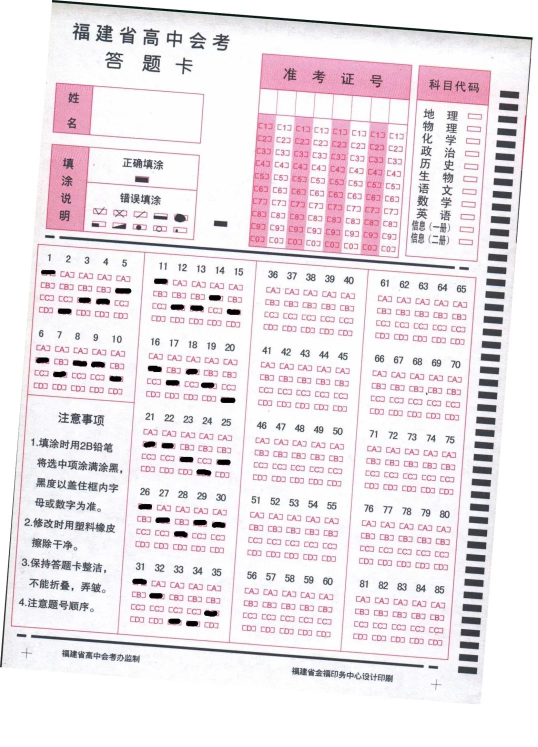
#> input picture DataSets/answer_card/1.png, 1076 x 1494 px (shown at 1/2 size)
$ python answer_card_process.py   (older library calls are emulated)
#> lines starting #> are read from the running program, lines starting #| are printed output that depends on the picture; after the words box and inside, x2 and y2 are one past the last pixel; in counts of white or black regions, pixels touching at a corner belong together
import os
import sys

import cv2
import numpy as np


def imread_zh(path: str, flags: int = cv2.IMREAD_COLOR):
    """
    Windows 下对中文路径更稳的读取方式：
    用 numpy.fromfile 读取字节，再用 cv2.imdecode 解码。
    """
    try:
        data = np.fromfile(path, dtype=np.uint8)
        if data.size == 0:
            return None
        return cv2.imdecode(data, flags)
    except Exception:
        return None


def imwrite_zh(path: str, img: np.ndarray) -> bool:
    """
    Windows 下对中文文件名更稳的保存方式：
    用 cv2.imencode 编码，再用 ndarray.tofile 写入。
    """
    try:
        ext = os.path.splitext(path)[1]
        if not ext:
            ext = ".jpg"
            path = path + ext
        ok, buf = cv2.imencode(ext, img)
        if not ok:
            return False
        buf.tofile(path)
        return True
    except Exception:
        return False


def _ensure_result_dir(result_dir: str) -> str:
    os.makedirs(result_dir, exist_ok=True)
    return result_dir


def _pick_input_image(user_path: str | None, repo_root: str) -> str:
    if user_path:
        return user_path

    # 优先兼容仓库根目录/数据集的默认文件名
    candidates = [
        os.path.join(repo_root, "answer_card.jpg"),
        os.path.join(repo_root, "DataSets", "answer_card", "answer_card.jpg"),
        os.path.join(repo_root, "DataSets", "answer_card", "1.png"),
    ]
    for p in candidates:
        if os.path.exists(p):
            return p
    return candidates[-1]


def basic_operation(img_path: str, result_dir: str):
    """
    模块1：图像IO、属性分析、几何变换、色彩转换
    返回：img（原始图像）、img_cropped（裁剪后核心区域）、img_gray（灰度图）、img_hsv_h（HSV的H通道）
    """
    img = imread_zh(img_path, cv2.IMREAD_COLOR)
    if img is None:
        print("错误：无法读取答题卡图像，请检查文件路径或文件完整性！")
        print("img_path =", os.path.abspath(img_path))
        return None, None, None, None


    # 1.2 属性分析
    h, w, c = img.shape
    dtype = img.dtype
    print(f"答题卡图像属性 - 宽：{w}px，高：{h}px，通道数：{c}，数据类型：{dtype}")

    # 1.3.1 缩放 70%
    scale = 1.1
    new_w, new_h = int(w * scale), int(h * scale)
    img_resized = cv2.resize(img, (new_w, new_h), interpolation=cv2.INTER_AREA)
    imwrite_zh(os.path.join(result_dir, "02-缩放后答题卡.jpg"), img_resized)


    h_r, w_r = img_resized.shape[:2]
    center = (w_r / 2.0, h_r / 2.0)

    # 手动旋转矫正角度（单位：度）
    # OpenCV：正角度=逆时针；负角度=顺时针
    # 你只需要改下面这一行数值来反复测试效果
    deskew_angle = 4.3

    rot_matrix = cv2.getRotationMatrix2D(center, deskew_angle, 1.0)

    cos = abs(rot_matrix[0, 0])
    sin = abs(rot_matrix[0, 1])
    new_w_r = int(h_r * sin + w_r * cos)
    new_h_r = int(h_r * cos + w_r * sin)
    rot_matrix[0, 2] += (new_w_r / 2.0) - center[0]
    rot_matrix[1, 2] += (new_h_r / 2.0) - center[1]

    img_rotated = cv2.warpAffine(
        img_resized,
        rot_matrix,
        (new_w_r, new_h_r),
        flags=cv2.INTER_LINEAR,
        borderMode=cv2.BORDER_CONSTANT,
        borderValue=(255, 255, 255),
    )
    imwrite_zh(os.path.join(result_dir, "03-旋转矫正后.jpg"), img_rotated)

    # 1.3.3 裁剪核心区域（根据分隔线/条码区域自适应定位）
    h_rr, w_rr = img_rotated.shape[:2]
    gray_rr = cv2.cvtColor(img_rotated, cv2.COLOR_BGR2GRAY)
    dark = (gray_rr < 90).astype(np.uint8)  # 黑线/涂黑选项/条码等

    row_sum = dark.sum(axis=1)
    col_sum = dark.sum(axis=0)

    # 1) 用“上半部分的粗横线”作为答题区起始（排除顶部抬头/准考证号等）
    y0, y1 = int(h_rr * 0.12), int(h_rr * 0.55)
    if y1 <= y0:
        y0, y1 = 0, h_rr
    y_sep = int(np.argmax(row_sum[y0:y1]) + y0)
    crop_h_start = min(max(y_sep + 8, 0), h_rr - 1)

    # 2) 右侧条码列通常“极黑且很高”，据此裁掉右边条码区域
    x0 = int(w_rr * 0.65)
    if x0 >= w_rr:
        x0 = 0
    barcode_cols = np.where(col_sum[x0:] > (h_rr * 0.35))[0]
    if barcode_cols.size > 0:
        crop_w_end = int(x0 + barcode_cols[0] - 8)
    else:
        crop_w_end = int(w_rr * 0.92)

    # 3) 左/下边界用内容的外接范围做收紧
    content_cols = np.where(col_sum > (h_rr * 0.02))[0]
    crop_w_start = int(max(content_cols[0] - 8, 0)) if content_cols.size > 0 else int(w_rr * 0.03)

    content_rows = np.where(row_sum > (w_rr * 0.02))[0]
    crop_h_end = int(min(content_rows[-1] + 8, h_rr)) if content_rows.size > 0 else int(h_rr * 0.95)

    # 4) 兜底与安全夹取
    crop_w_start = int(np.clip(crop_w_start, 0, w_rr - 2))
    crop_w_end = int(np.clip(crop_w_end, crop_w_start + 1, w_rr))
    crop_h_start = int(np.clip(crop_h_start, 0, h_rr - 2))
    crop_h_end = int(np.clip(crop_h_end, crop_h_start + 1, h_rr))

    img_cropped = img_rotated[crop_h_start:crop_h_end, crop_w_start:crop_w_end]
    imwrite_zh(os.path.join(result_dir, "04-裁剪后核心区域.jpg"), img_cropped)

    # 1.4 色彩空间转换
    img_gray = cv2.cvtColor(img_cropped, cv2.COLOR_BGR2GRAY)
    imwrite_zh(os.path.join(result_dir, "05-灰度答题卡.jpg"), img_gray)

    img_hsv = cv2.cvtColor(img_cropped, cv2.COLOR_BGR2HSV)
    img_hsv_h = img_hsv[:, :, 0]
    imwrite_zh(os.path.join(result_dir, "06-HSV_H通道.jpg"), img_hsv_h)

    return img, img_cropped, img_gray, img_hsv_h


def image_processing(img_gray: np.ndarray, result_dir: str):
    """
    模块2：滤波、阈值、形态学、边缘检测
    返回：img_gaussian、img_bilateral、img_adaptive、img_canny
    """
    img_gaussian = cv2.GaussianBlur(img_gray, (5, 5), 1.2)
    imwrite_zh(os.path.join(result_dir, "07-高斯滤波降噪.jpg"), img_gaussian)

    img_median = cv2.medianBlur(img_gray, 5)
    imwrite_zh(os.path.join(result_dir, "08-中值滤波降噪.jpg"), img_median)

    img_bilateral = cv2.bilateralFilter(img_gray, 9, 75, 75)
    imwrite_zh(os.path.join(result_dir, "09-双边滤波降噪.jpg"), img_bilateral)

    _, img_thresh = cv2.threshold(img_gaussian, 127, 255, cv2.THRESH_BINARY)
    imwrite_zh(os.path.join(result_dir, "10-全局二值化.jpg"), img_thresh)

    img_adaptive = cv2.adaptiveThreshold(
        img_gaussian,
        255,
        cv2.ADAPTIVE_THRESH_GAUSSIAN_C,
        cv2.THRESH_BINARY,
        11,
        2,
    )
    imwrite_zh(os.path.join(result_dir, "11-自适应阈值.jpg"), img_adaptive)

    kernel = np.ones((3, 3), np.uint8)

    img_erode = cv2.erode(img_adaptive, kernel, iterations=1)
    imwrite_zh(os.path.join(result_dir, "12-腐蚀处理.jpg"), img_erode)

    img_dilate = cv2.dilate(img_adaptive, kernel, iterations=1)
    imwrite_zh(os.path.join(result_dir, "13-膨胀处理.jpg"), img_dilate)

    img_open = cv2.morphologyEx(img_adaptive, cv2.MORPH_OPEN, kernel)
    imwrite_zh(os.path.join(result_dir, "14-开运算处理.jpg"), img_open)

    img_close = cv2.morphologyEx(img_adaptive, cv2.MORPH_CLOSE, kernel)
    imwrite_zh(os.path.join(result_dir, "15-闭运算处理.jpg"), img_close)

    img_canny = cv2.Canny(img_gaussian, 80, 180)
    imwrite_zh(os.path.join(result_dir, "16-Canny边缘检测.jpg"), img_canny)

    img_sobel_x = cv2.Sobel(img_gaussian, cv2.CV_64F, 1, 0, ksize=3)
    img_sobel_x = cv2.convertScaleAbs(img_sobel_x)
    imwrite_zh(os.path.join(result_dir, "17-Sobel_X边缘.jpg"), img_sobel_x)

    img_laplacian = cv2.Laplacian(img_gaussian, cv2.CV_64F, ksize=3)
    img_laplacian = cv2.convertScaleAbs(img_laplacian)
    imwrite_zh(os.path.join(result_dir, "18-Laplacian边缘.jpg"), img_laplacian)

    return img_gaussian, img_bilateral, img_adaptive, img_canny


def _gen_answer_layout_85() -> list[dict]:
    """
    你只识别“这一张答题卡”，所以把布局参数全写死在这里，方便你直接改数值调参。

    返回 list，每一项是：
      {"q": 题号int, "opts": {"A":(x,y,w,h),"B":...,"C":...,"D":...}}

    重要：这些坐标是以 `img_cropped`（04-裁剪后核心区域）为坐标系。
    你第一次运行后，建议打开 `answer_card_result/21-答案框叠加.jpg` 看框位是否对齐。
    """
    # ===================== 你主要改这里（写死参数） =====================
    # 单个小方框尺寸（以 `04-裁剪后核心区域` 的像素为准）
    bubble_w = 28
    bubble_h = 10

    # 你给的“每行A框顶边y”（从上到下）
    row_a_y = [68, 232, 398, 563, 729]

    # 你给的“每5题组左边线x”（从左到右，对应 1-10 / 11-35 / 36-60 / 61-85 四列题块）
    block_left_x = [36, 283, 530, 776]

    # 同一组内 5 个题（1->2->3->4->5）的水平步长
    q_dx = 41

    # 你给的 block_left_x 若已是“第1题A框左边线”，这里应为 0；
    # 若以后你给的是“题块左边线”，再把它改成对应偏移即可。
    inner_dx = 0

    # 同一题 A/B/C/D 竖排的垂直步长
    opt_dy = 28
    # ================================================================

    def add_block_rows(start_q: int, block_x: int, rows_y: list[int], layout: list[dict]):
        for r, y_a in enumerate(rows_y):
            for c in range(5):
                q = start_q + r * 5 + c
                x_a = int(block_x + inner_dx + c * q_dx)
                y_a = int(y_a)
                opts = {
                    "A": (x_a, y_a + 0 * opt_dy, bubble_w, bubble_h),
                    "B": (x_a, y_a + 1 * opt_dy, bubble_w, bubble_h),
                    "C": (x_a, y_a + 2 * opt_dy, bubble_w, bubble_h),
                    "D": (x_a, y_a + 3 * opt_dy, bubble_w, bubble_h),
                }
                layout.append({"q": q, "opts": opts})

    layout: list[dict] = []
    # 左起第1列只包含 1-10（两行）
    add_block_rows(1, block_left_x[0], row_a_y[:2], layout)
    # 其余三列各 5 行
    add_block_rows(11, block_left_x[1], row_a_y, layout)
    add_block_rows(36, block_left_x[2], row_a_y, layout)
    add_block_rows(61, block_left_x[3], row_a_y, layout)
    return layout


def extract_answers_85(
    img_cropped_bgr: np.ndarray,
    img_bilateral_gray: np.ndarray,
    result_dir: str,
):

    # ===================== 识别参数 =====================
    bin_thresh = 165     # 二值化阈值（越大越“容易判黑”）
    morph_k = 3          # 形态学核大小
    morph_iter = 1       # 形态学迭代次数
    min_fill_ratio = 0.18  # 最低填涂占比，低于则判空
    # ================================================================

    _, bw = cv2.threshold(img_bilateral_gray, bin_thresh, 255, cv2.THRESH_BINARY_INV)
    kernel = np.ones((morph_k, morph_k), np.uint8)
    bw = cv2.morphologyEx(bw, cv2.MORPH_OPEN, kernel, iterations=morph_iter)
    bw = cv2.morphologyEx(bw, cv2.MORPH_CLOSE, kernel, iterations=morph_iter)
    imwrite_zh(os.path.join(result_dir, "21-答题卡二值_涂黑为白.jpg"), bw)

    layout = _gen_answer_layout_85()

    vis = img_cropped_bgr.copy()
    answers: dict[int, str] = {}
    scores_debug: dict[int, dict[str, float]] = {}

    h_img, w_img = bw.shape[:2]

    # 可视化开关：
    # - 你现在希望第22张“框出所有选项填涂小区域”，所以默认打开框
    # - 若你之后还想看“5题组基准线”，把下面两个开关改一下即可
    VIS_DRAW_ALL_BUBBLES = True
    VIS_DRAW_GROUP_GUIDES = False

    if VIS_DRAW_GROUP_GUIDES:
        # 第22张：只绘制每个“5题组”的上边线和左边线（L形标线），用于校验你给的基准线是否正确
        guide_row_a_y = [68, 232, 398, 563, 729]
        guide_block_left_x = [36, 283, 530, 776]
        guide_rows_by_block = [
            guide_row_a_y[:2],  # 第1列只有 1-10（两行），中间是注意事项
            guide_row_a_y,
            guide_row_a_y,
            guide_row_a_y,
        ]
        for bi, bx in enumerate(guide_block_left_x):
            rows = guide_rows_by_block[bi]
            for ri, y in enumerate(rows):
                # 组宽：用相邻题块左边线推；最后一列用图像边界兜底
                if bi + 1 < len(guide_block_left_x):
                    gw = int(guide_block_left_x[bi + 1] - bx)
                else:
                    gw = int(w_img - bx - 3)
                # 组高：用相邻行y推；最后一行用图像边界兜底
                if ri + 1 < len(rows):
                    gh = int(rows[ri + 1] - y)
                else:
                    gh = int(h_img - y - 3)
                gw = int(np.clip(gw, 10, w_img - bx - 1))
                gh = int(np.clip(gh, 10, h_img - y - 1))

                p0 = (int(bx), int(y))
                p1 = (int(bx + gw), int(y))
                p2 = (int(bx), int(y + gh))
                cv2.line(vis, p0, p1, (0, 0, 255), 2)  # 上边线
                cv2.line(vis, p0, p2, (0, 0, 255), 2)  # 左边线

    for item in layout:
        q = int(item["q"])
        opts: dict[str, tuple[int, int, int, int]] = item["opts"]

        best_opt = ""
        best_score = -1.0
        per_opt: dict[str, float] = {}

        for opt, (x, y, w, h) in opts.items():
            # 安全裁剪，避免坐标调参时越界直接崩
            x1 = int(np.clip(x, 0, w_img - 1))
            y1 = int(np.clip(y, 0, h_img - 1))
            x2 = int(np.clip(x + w, x1 + 1, w_img))
            y2 = int(np.clip(y + h, y1 + 1, h_img))
            roi = bw[y1:y2, x1:x2]
            # 覆盖率（涂黑为白=255）
            score = float((roi > 0).mean())

            per_opt[opt] = score
            if score > best_score:
                best_score = score
                best_opt = opt

        chosen = best_opt if best_score >= min_fill_ratio else ""

        answers[q] = chosen
        scores_debug[q] = per_opt

        if VIS_DRAW_ALL_BUBBLES:
            # 可视化：画框 + 标注得分最高的选项
            for opt, (x, y, w, h) in opts.items():
                color = (0, 255, 0) if opt == chosen and chosen != "" else (80, 80, 255)
                cv2.rectangle(vis, (x, y), (x + w, y + h), color, 1)
            # 题号标注在A框左上方
            xa, ya, _, _ = opts["A"]
            cv2.putText(
                vis,
                str(q),
                (xa, max(ya - 6, 0)),
                cv2.FONT_HERSHEY_SIMPLEX,
                0.55,
                (0, 0, 255),
                2,
            )

    imwrite_zh(os.path.join(result_dir, "22-答案框叠加.jpg"), vis)

    # 输出（按题号排序）
    print("=" * 50)
    print("识别结果（85题）：")
    line = []
    for q in range(1, 86):
        ans = answers.get(q, "")
        token = f"{q}:{ans if ans else '_'}"
        line.append(token)
        if len(line) >= 20:
            print("  " + "  ".join(line))
            line = []
    if line:
        print("  " + "  ".join(line))
    print("=" * 50)

    # 需要你调参时，可以把每题每选项得分打印出来（默认不打印，太吵）
    # for q in range(1, 86):
    #     print(q, scores_debug.get(q, {}))


def main():
    script_dir = os.path.dirname(os.path.abspath(__file__))
    repo_root = os.path.abspath(os.path.join(script_dir, os.pardir))
    result_dir = _ensure_result_dir(os.path.join(script_dir, "answer_card_result"))

    user_img_path = sys.argv[1] if len(sys.argv) >= 2 else None
    img_path = _pick_input_image(user_img_path, repo_root=repo_root)

    print("img_path =", os.path.abspath(img_path))
    print("result_dir =", os.path.abspath(result_dir))

    img, img_cropped, img_gray, _ = basic_operation(img_path, result_dir)
#> in imread_zh, returned value is the input picture: shape (1494, 1076, 3); mean B, G, R 232.8, 228.2, 236.4
#| 答题卡图像属性 - 宽：1076px，高：1494px，通道数：3，数据类型：uint8
#> in basic_operation, `gray_rr = cv2.cvtColor(img_rotated, cv2.COLOR_BGR2GRAY)`:
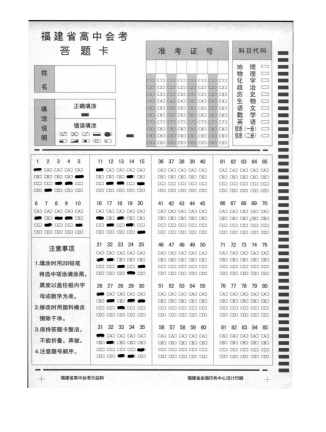
#> gray_rr: shape (1727, 1302) (shown at 1/4 size); min 0, max 255, mean 234.3
#> in basic_operation, `dark = (gray_rr < 90).astype(np.uint8)`:
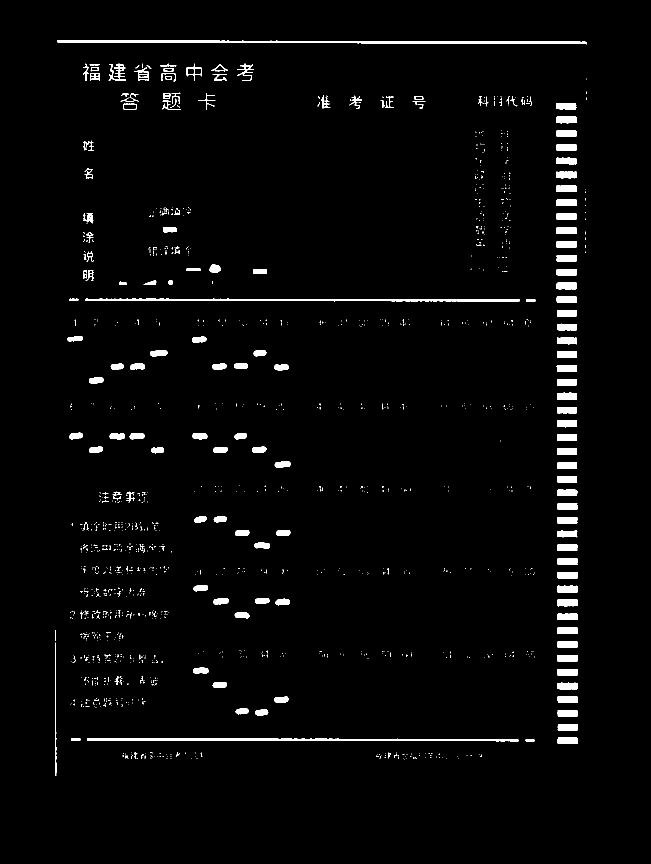
#> dark: shape (1727, 1302) (shown at 1/2 size); values 0 (black) and 1 (white), 2.6% white; 1321 white regions (1155 under 20 px), largest, box (x1, y1, x2, y2) and area: (114, 80, 1173, 89) 4470, (170, 597, 1040, 603) 3462, (174, 1477, 1038, 1483) 3452
#> in basic_operation, `row_sum = dark.sum(axis=1)`: row_sum = 1727 values, max 1058 at index 84, min 0 at index 0, mean 33.36
#> in basic_operation, `col_sum = dark.sum(axis=0)`: col_sum = 1302 values, max 623 at index 1150, min 0 at index 0, mean 44.25
#> in basic_operation, `y_sep = int(np.argmax(row_sum[y0:y1]) + y0)`: y_sep = 599
#> in basic_operation, `crop_h_start = min(max(y_sep + 8, 0), h_rr - 1)`: crop_h_start = 607
#> in basic_operation, `barcode_cols = np.where(col_sum[x0:] > (h_rr * 0.35))[0]`: barcode_cols = 36 values from 270 to 305
#> in basic_operation, `crop_w_end = int(x0 + barcode_cols[0] - 8)`: crop_w_end = 1108
#> in basic_operation, `content_cols = np.where(col_sum > (h_rr * 0.02))[0]`: content_cols = 389 values from 110 to 1171
#> in basic_operation, `crop_w_start = int(max(content_cols[0] - 8, 0)) if content_cols.size >..`: crop_w_start = 102
#> in basic_operation, `content_rows = np.where(row_sum > (w_rr * 0.02))[0]`: content_rows = 718 values from 81 to 1514
#> in basic_operation, `crop_h_end = int(min(content_rows[-1] + 8, h_rr)) if content_rows.size..`: crop_h_end = 1522
#> in basic_operation, `img_hsv_h = img_hsv[:, :, 0]`:
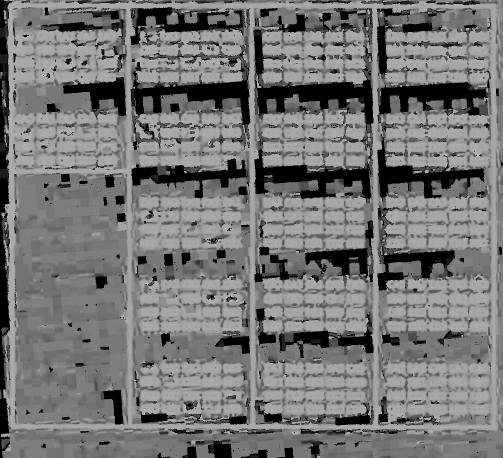
#> img_hsv_h: shape (915, 1006) (shown at 1/2 size); min 0, max 179, mean 117.3
    if img is None:
        sys.exit(1)

    _, img_bilateral, _, _ = image_processing(img_gray, result_dir)
#> in image_processing, `img_laplacian = cv2.Laplacian(img_gaussian, cv2.CV_64F, ksize=3)`:
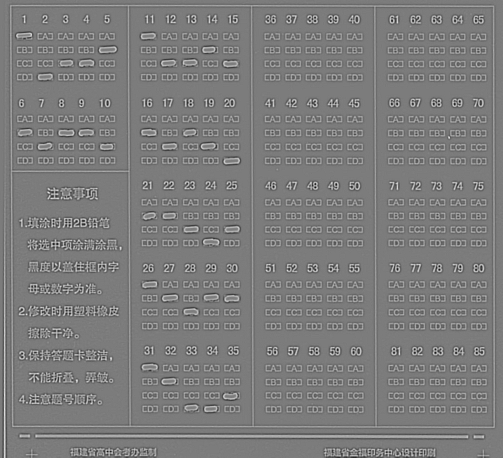
#> img_laplacian: shape (915, 1006) float64 (shown at 1/2 size); min -218, max 230, mean 0; drawn with min black and max white

    extract_answers_85(img_cropped, img_bilateral, result_dir)
#> in extract_answers_85, `bw = cv2.morphologyEx(bw, cv2.MORPH_OPEN, kernel, iterations=morph_iter)`:
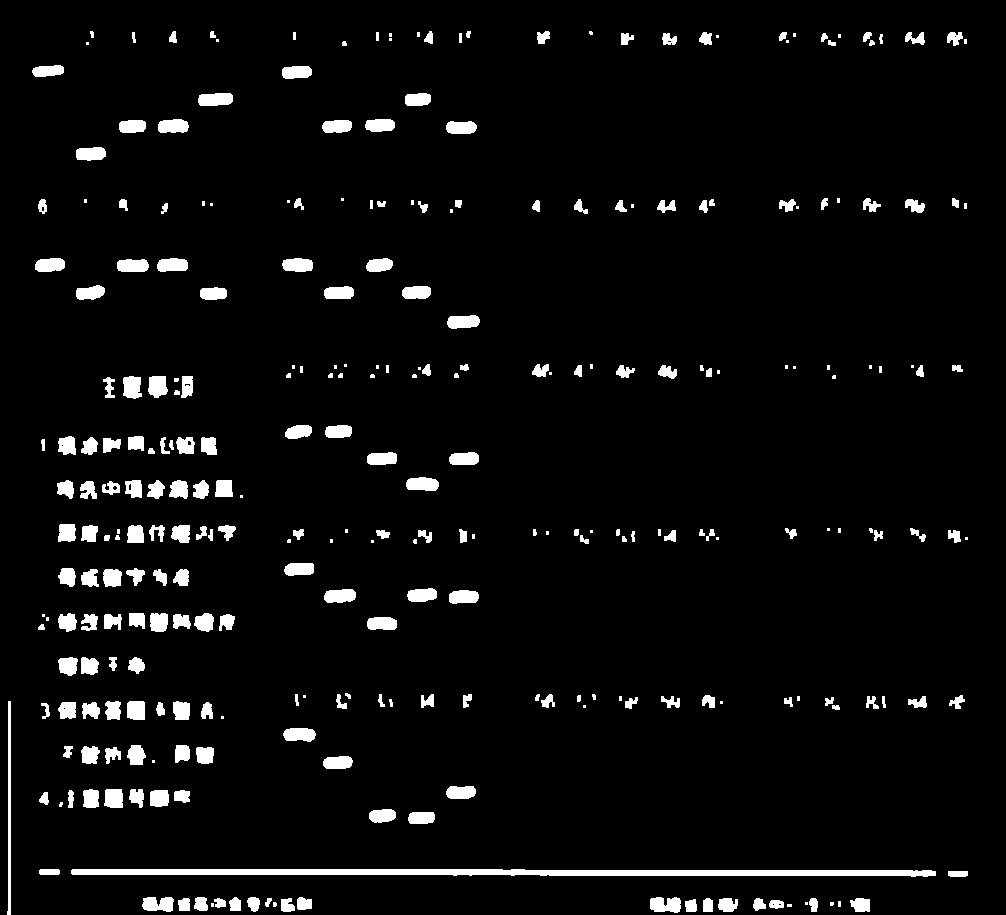
#> bw: shape (915, 1006); 4.7% white; 296 white regions (70 under 20 px), largest, box (x1, y1, x2, y2) and area: (71, 869, 936, 877) 5174, (7, 701, 11, 915) 646, (198, 93, 233, 106) 403
#> after the loop in extract_answers_85, `for item in layout:`:
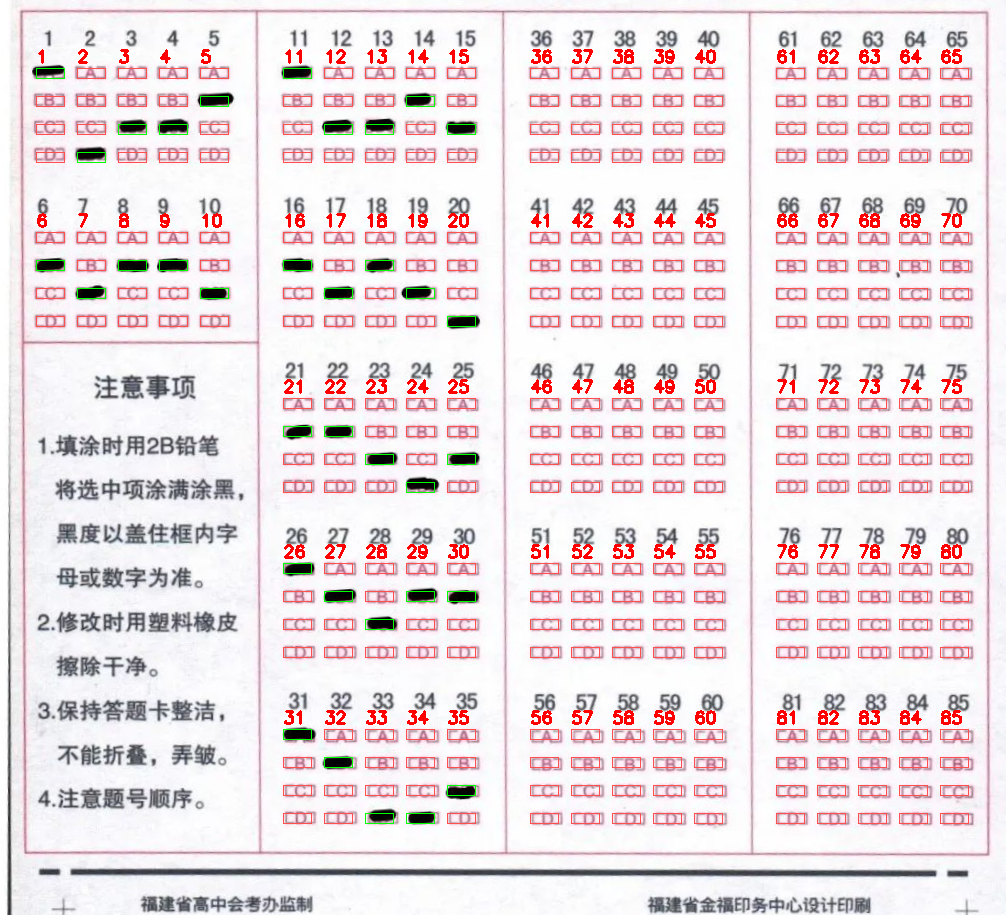
#> vis: shape (915, 1006, 3); mean B, G, R 225.9, 222.5, 235.7
#> after the loop in extract_answers_85, `for item in layout:`: answers = 85 items
#> the loop in extract_answers_85, `for q in range(1, 86):` made 85 passes
#> (ans, token) on passes 1 to 8: ('A', '1:A'), ('D', '2:D'), ('C', '3:C'), ('C', '4:C'), ('B', '5:B'), ('B', '6:B'), ('C', '7:C'), ('B', '8:B')
#> (printed output is left out)
#> after the loop in extract_answers_85, `for q in range(1, 86):`: line = ['81:_', '82:_', '83:_', '84:_', '85:_']
#|   81:_  82:_  83:_  84:_  85:_

    print("=" * 50)
    print("所有必做模块处理完成！")
    print("处理结果已保存至：", os.path.abspath(result_dir))
    print("=" * 50)


if __name__ == "__main__":
    main()
